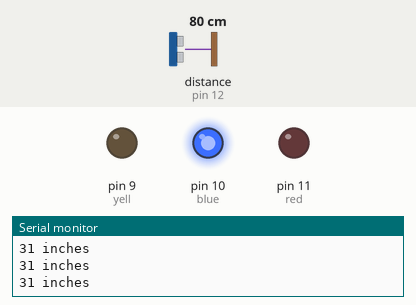
Recording of a sketch running on a simulated Arduino Uno, built with avr-gcc and run on an emulated ATmega328P. On the bench: output pins drawn as LEDs (lit = HIGH), the last lines printed to the serial monitor. Wiring (inferred from the names in the program): ultrasonic range finder: trigger pin 13; echo pin 12. The inputs (shaded band) are chosen by the test bench; at power-on: distance to the obstacle (sensor on pin 12) 80 cm. The echo pulse lasts 58.3 µs per cm; pins used as bus, display or sensor lines are not drawn.

Above: at 1.3 s.
1.4 s: distance to the obstacle (sensor on pin 12) set to 34 cm
2.9 s: distance to the obstacle (sensor on pin 12) set to 28 cm
At 3.9 s:
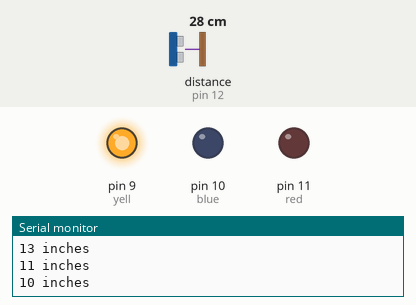
4.5 s: distance to the obstacle (sensor on pin 12) set to 14 cm
6.0 s: distance to the obstacle (sensor on pin 12) set to 11 cm
At 6.6 s:
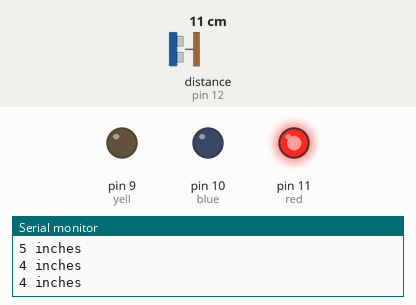
7.5 s: distance to the obstacle (sensor on pin 12) set to 18 cm
At 7.9 s:
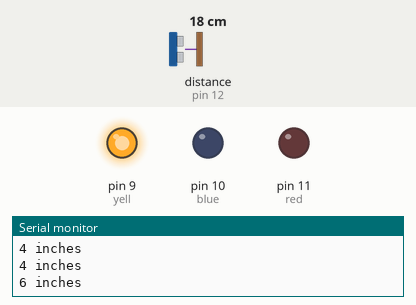
9.0 s: distance to the obstacle (sensor on pin 12) set to 2 cm
At 10.4 s:
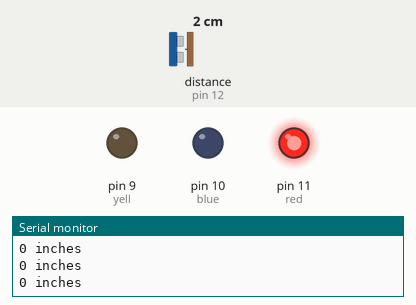
Timing chart, 0 to 11.5 s (numbered marks = the images above; inputs shaded):
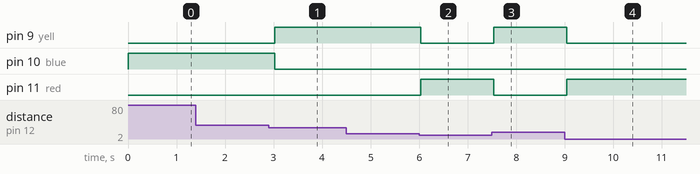

The sketch:

distanceSensor.ino
```cpp
#define trigPin 13
#define echoPin 12
#define blue 10
#define red 11
#define yell 9

void setup() {
  Serial.begin (9600);
  pinMode(trigPin, OUTPUT);
  pinMode(echoPin, INPUT);
  pinMode(blue, OUTPUT);
  pinMode(yell,OUTPUT);
  pinMode(red, OUTPUT);

}

void loop() {
  long duration, distance;
  digitalWrite(trigPin, LOW);  // Added this line
  delayMicroseconds(2); // Added this line
  digitalWrite(trigPin, HIGH);
//  delayMicroseconds(1000); - Removed this line
  delayMicroseconds(10); // Added this line
  digitalWrite(trigPin, LOW);
  duration = pulseIn(echoPin, HIGH);
  distance = (duration/2) / 29.1 / 2.54; // 2.54 is to make it inches
  if (distance <= 4) {  // This is where the LED On/Off happens
    digitalWrite(red,HIGH);
    digitalWrite(yell,LOW);
    digitalWrite(blue,LOW);
  }
  else if(distance <= 3){ // Pupose of this is to make it flash red instead
      digitalWrite(red,LOW);
      delay(50);
      digitalWrite(red,HIGH);
  }
  else if(distance > 4 && distance < 12 ){
      digitalWrite(red,LOW);
      digitalWrite(yell,HIGH);
      digitalWrite(blue,LOW);
  }
  else {
      digitalWrite(red,LOW);
      digitalWrite(yell,LOW);
      digitalWrite(blue,HIGH);
  }

  Serial.print(distance);
  Serial.println(" inches");
  delay(500);
}
```

Measured:
- the behaviour switches between 31 and 30 cm on distance to the obstacle (sensor on pin 12) (found by bisection; images 0 and 1)
- the behaviour switches between 13 and 12 cm on distance to the obstacle (sensor on pin 12) (found by bisection; images 1 and 2)
- after the input at 2.9 s, pin 9 (yell): LOW → HIGH after 0.13 s; pin 10 (blue): HIGH → LOW after 0.13 s
- after the input at 6.0 s, pin 9 (yell): HIGH → LOW at once; pin 11 (red): LOW → HIGH at once
- after the input at 7.5 s, pin 9 (yell): LOW → HIGH at once; pin 11 (red): HIGH → LOW at once
- after the input at 9.0 s, pin 9 (yell): HIGH → LOW after 0.05 s; pin 11 (red): LOW → HIGH after 0.05 s
